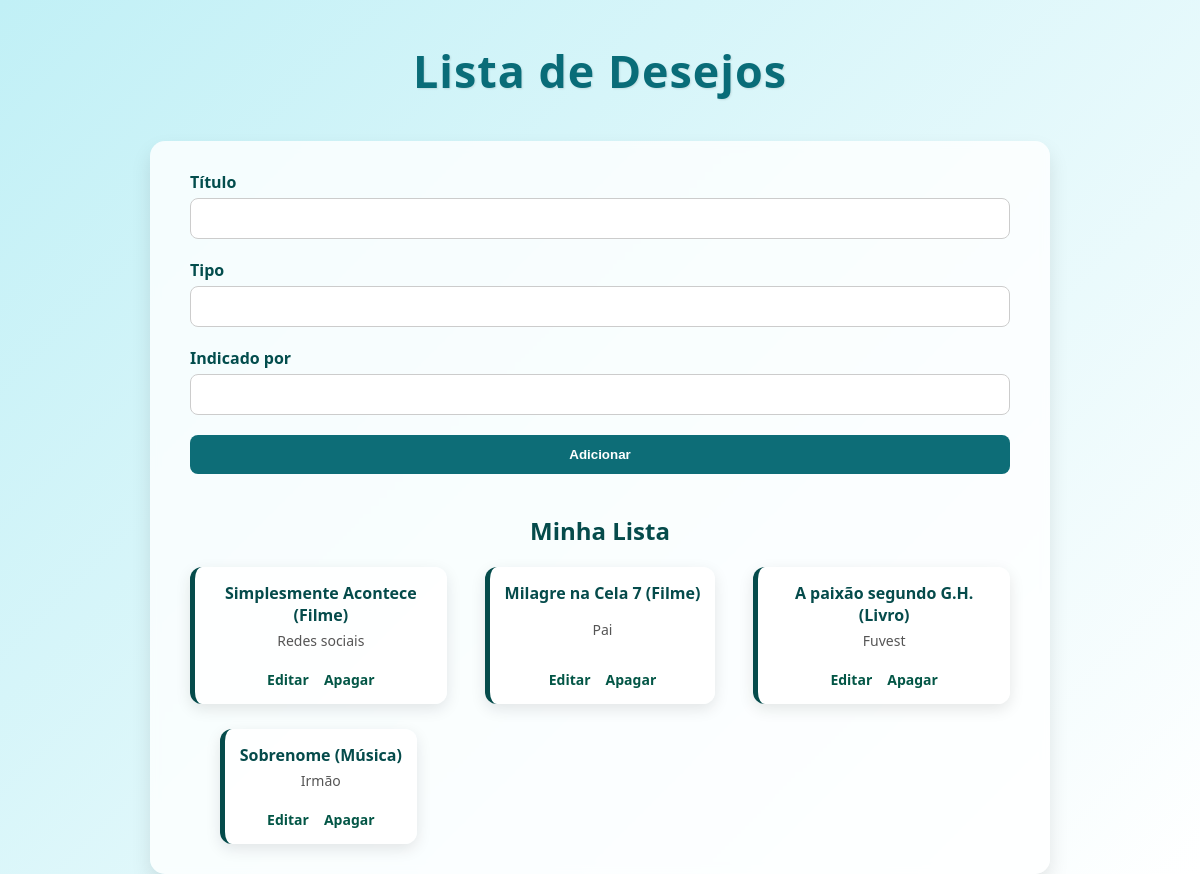
The app's page /lista, older data.
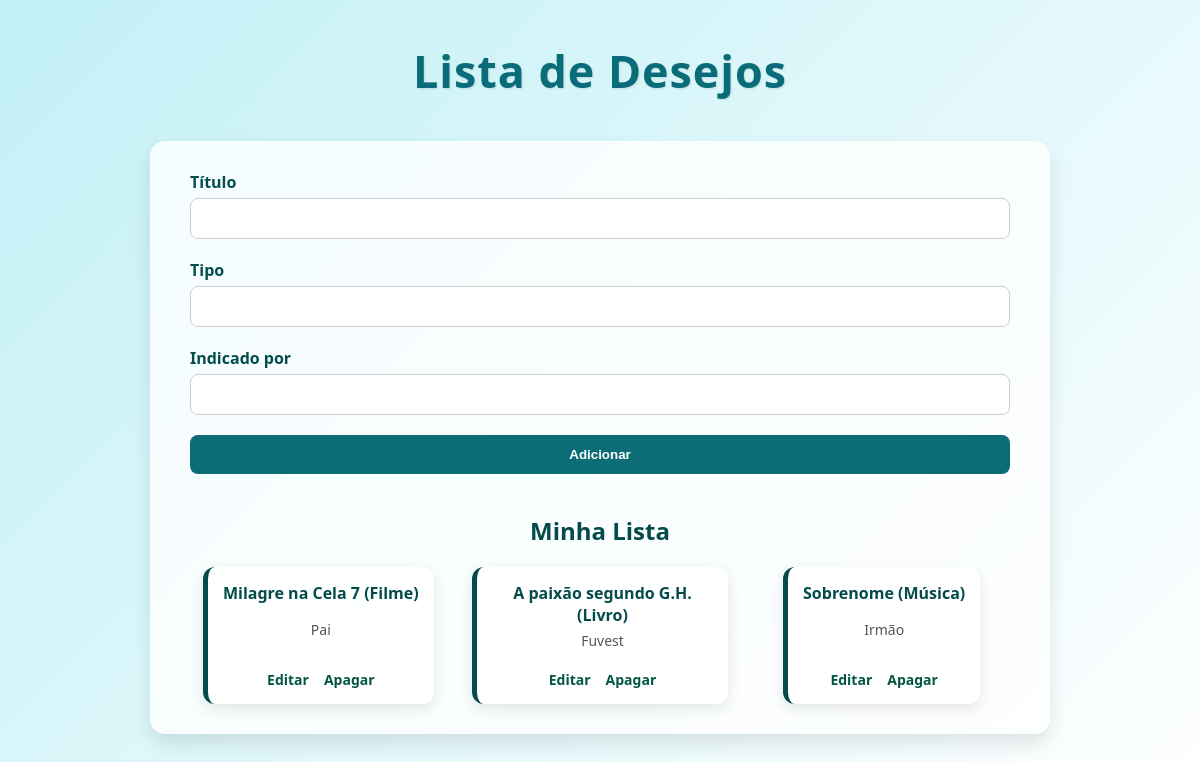
The same page, newer data.
### tables this page shows
CREATE TABLE midias(
            id INTEGER PRIMARY KEY AUTOINCREMENT,
            titulo TEXT NOT NULL,
            tipo TEXT NOT NULL,
            indicado_por TEXT
        );

### app.py (the view)
@app.route('/lista', methods=['GET', 'POST'])
def lista():
    if request.method == 'POST':
        titulo, tipo, indicado_por = request.form['titulo'], request.form['tipo'], request.form['indicado_por']
        item = Midia(titulo, tipo, indicado_por)
        item.salvar()
        return redirect(url_for('lista'))
    lista = Midia.obter_todos()
    return render_template('lista.html', titulo='Lista de Desejos', lista=lista)

### models/midia.py (called while the page is built)
def conectar():
    return sqlite3.connect(DB_PATH)

    @staticmethod
    def obter_todos():
        with conectar() as con:
            dados = con.execute("SELECT * FROM midias").fetchall()
        return [Midia(d[1], d[2], d[3], d[0]) for d in dados]

### templates/lista.html
{% extends 'base.html' %}
{% block content %}
<section class="card formulario">
    <form method="POST">
        <div class="campo">
            <label for="titulo">Título</label>
            <input
                type="text"
                id="titulo"
                name="titulo"
                value="{{ item.titulo if item else '' }}"
                required
            >
        </div>
        <div class="campo">
            <label for="tipo">Tipo</label>
            <input
                type="text"
                id="tipo"
                name="tipo"
                value="{{ item.tipo if item else '' }}"
                required
            >
        </div>
        <div class="campo">
            <label for="indicado_por">Indicado por</label>
            <input
                type="text"
                id="indicado_por"
                name="indicado_por"
                value="{{ item.indicado_por if item else '' }}"
            >
        </div>
        <button type="submit">
            {{ 'Atualizar' if item else 'Adicionar' }}
        </button>
    </form>
</section>
<h2>Minha Lista</h2>
{% if lista %}
<section id="lista-de-tarefas">
    {% for item in lista %}
    <div class="card-tarefa">
        <p>{{ item.titulo }} ({{ item.tipo }})</p>
        <span class="data">{{ item.indicado_por or 'Não informado' }}</span>
        <div class="acoes">
            <a href="{{ url_for('editar', id=item.id_midia) }}">Editar</a>
            <a href="{{ url_for('delete', id=item.id_midia) }}">Apagar</a>
        </div>
    </div>
    {% endfor %}
</section>
{% else %}
<p class="vazio">Nada adicionado à Lista de Desejos.</p>
{% endif %}
{% endblock %}

Row changes from the older to the newer data that the page shows:
removed midias: titulo "Simplesmente Acontece", tipo "Filme", indicado_por "Redes sociais"
